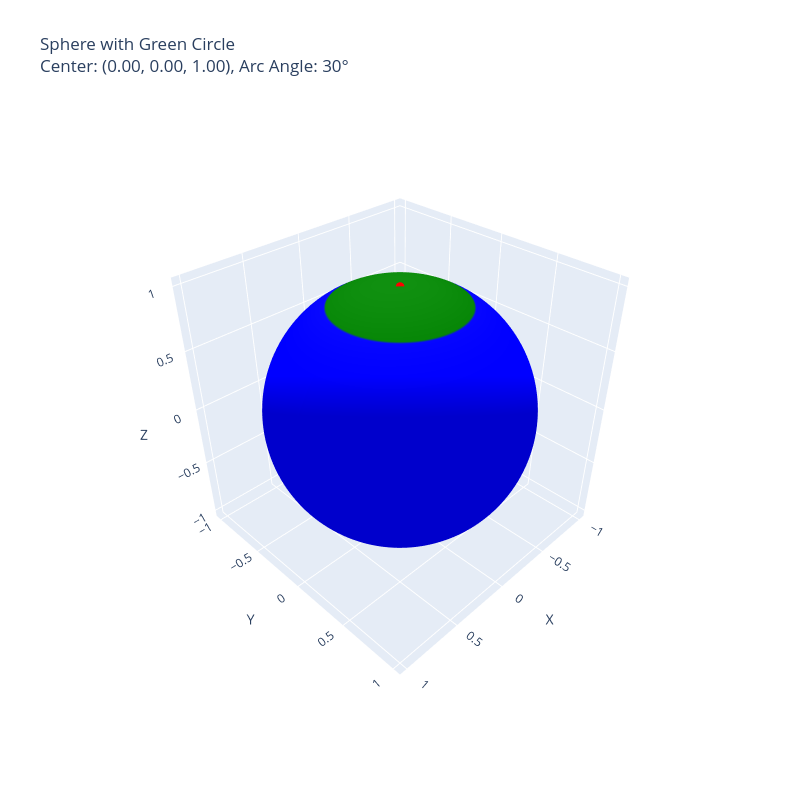
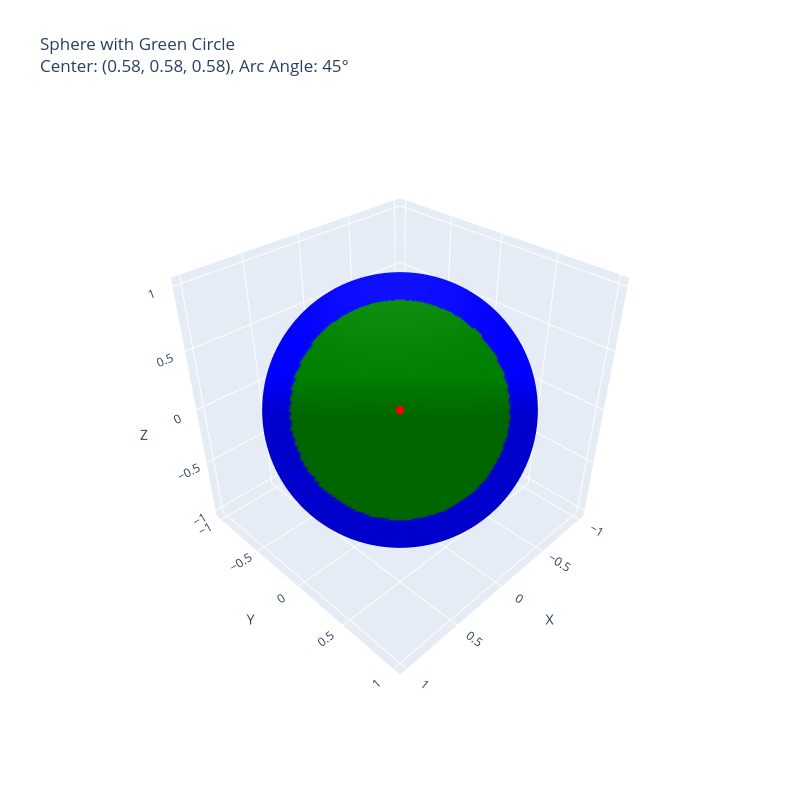
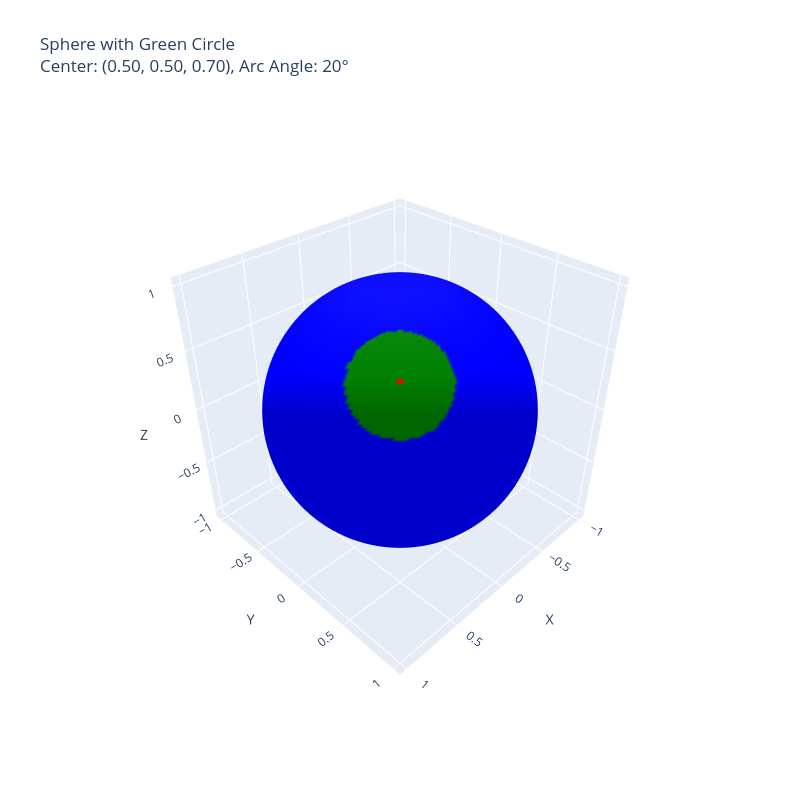

Source (notebook cell) for these figures, in order:
### Code cell
import numpy as np
import plotly.graph_objects as go

def create_sphere_with_circle(center_vector, arc_angle_degrees):
    """
    Create a blue sphere with a green circular region.
    
    Parameters:
    - center_vector: tuple (x, y, z) - unit vector pointing to circle center
    - arc_angle_degrees: float - angular radius of the green circle in degrees
    """
    # Normalize the center vector to ensure it's a unit vector
    center = np.array(center_vector)
    center = center / np.linalg.norm(center)
    
    # Create sphere coordinates
    u = np.linspace(0, 2 * np.pi, 200)
    v = np.linspace(0, np.pi, 200)
    x = np.outer(np.cos(u), np.sin(v))
    y = np.outer(np.sin(u), np.sin(v))
    z = np.outer(np.ones(np.size(u)), np.cos(v))
    
    # Initialize colors - all blue
    colors = np.zeros_like(x)
    
    # Convert arc angle to radians
    arc_angle_rad = np.radians(arc_angle_degrees)
    
    # Calculate angular distance from center point for each point on sphere
    for i in range(x.shape[0]):
        for j in range(x.shape[1]):
            # Current point on sphere
            point = np.array([x[i, j], y[i, j], z[i, j]])
            
            # Calculate angular distance using dot product
            # cos(angle) = dot(v1, v2) for unit vectors
            cos_angle = np.dot(point, center)
            # Clamp to [-1, 1] to avoid numerical errors
            cos_angle = np.clip(cos_angle, -1, 1)
            angle = np.arccos(cos_angle)
            
            # If within the circle radius, color it green (1), else blue (0)
            if angle <= arc_angle_rad:
                colors[i, j] = 1
    
    # Create custom colorscale: 0 = blue, 1 = green
    colorscale = [[0, 'blue'], [1, 'green']]
    
    # Create the 3D surface plot
    fig = go.Figure(data=[go.Surface(
        x=x, y=y, z=z,
        surfacecolor=colors,
        colorscale=colorscale,
        showscale=False,
        cmin=0,
        cmax=1
    )])
    
    # Add a marker at the center point for reference
    fig.add_trace(go.Scatter3d(
        x=[center[0]],
        y=[center[1]],
        z=[center[2]],
        mode='markers',
        marker=dict(size=5, color='red'),
        name='Circle Center'
    ))
    
    # Update layout
    fig.update_layout(
        title=f'Sphere with Green Circle<br>Center: ({center[0]:.2f}, {center[1]:.2f}, {center[2]:.2f}), Arc Angle: {arc_angle_degrees}°',
        scene=dict(
            xaxis_title='X',
            yaxis_title='Y',
            zaxis_title='Z',
            aspectmode='data',
            camera=dict(
                eye=dict(x=1.5, y=1.5, z=1.5)
            )
        ),
        width=800,
        height=800
    )
    
    return fig

# Example usage:
# Center at north pole with 30 degree radius
fig1 = create_sphere_with_circle(center_vector=(0, 0, 1), arc_angle_degrees=30)
fig1.show()

# Example 2: Circle at an angle with 45 degree radius
fig2 = create_sphere_with_circle(center_vector=(1, 1, 1), arc_angle_degrees=45)
fig2.show()

# Example 3: Small circle at different location
fig3 = create_sphere_with_circle(center_vector=(0.5, 0.5, 0.7), arc_angle_degrees=20)
fig3.show()

### Figure 1 — Plotly figure (JSON) as saved in the notebook; plotly's stock layout.template omitted (floating-point values rounded to 4 significant figures; data arrays with more than 128 entries replaced by an {"elided": "..."} marker saying what was removed)
{"data": [{"cmax": 1, "cmin": 0, "colorscale": [[0, "blue"], [1, "green"]], "showscale": false, "surfacecolor": {"elided": "200x200 float values"}, "type": "surface", "x": {"elided": "200x200 float values"}, "y": {"elided": "200x200 float values"}, "z": {"elided": "200x200 float values"}}, {"marker": {"color": "red", "size": 5}, "mode": "markers", "name": "Circle Center", "type": "scatter3d", "x": [0], "y": [0], "z": [1]}], "layout": {"height": 800, "scene": {"aspectmode": "data", "camera": {"eye": {"x": 1.5, "y": 1.5, "z": 1.5}}, "xaxis": {"title": {"text": "X"}}, "yaxis": {"title": {"text": "Y"}}, "zaxis": {"title": {"text": "Z"}}}, "title": {"text": "Sphere with Green Circle<br>Center: (0.00, 0.00, 1.00), Arc Angle: 30°"}, "width": 800}}

### Figure 2 — Plotly figure (JSON) as saved in the notebook; plotly's stock layout.template omitted (floating-point values rounded to 4 significant figures; data arrays with more than 128 entries replaced by an {"elided": "..."} marker saying what was removed)
{"data": [{"cmax": 1, "cmin": 0, "colorscale": [[0, "blue"], [1, "green"]], "showscale": false, "surfacecolor": {"elided": "200x200 float values"}, "type": "surface", "x": {"elided": "200x200 float values"}, "y": {"elided": "200x200 float values"}, "z": {"elided": "200x200 float values"}}, {"marker": {"color": "red", "size": 5}, "mode": "markers", "name": "Circle Center", "type": "scatter3d", "x": [0.5774], "y": [0.5774], "z": [0.5774]}], "layout": {"height": 800, "scene": {"aspectmode": "data", "camera": {"eye": {"x": 1.5, "y": 1.5, "z": 1.5}}, "xaxis": {"title": {"text": "X"}}, "yaxis": {"title": {"text": "Y"}}, "zaxis": {"title": {"text": "Z"}}}, "title": {"text": "Sphere with Green Circle<br>Center: (0.58, 0.58, 0.58), Arc Angle: 45°"}, "width": 800}}

### Figure 3 — Plotly figure (JSON) as saved in the notebook; plotly's stock layout.template omitted (floating-point values rounded to 4 significant figures; data arrays with more than 128 entries replaced by an {"elided": "..."} marker saying what was removed)
{"data": [{"cmax": 1, "cmin": 0, "colorscale": [[0, "blue"], [1, "green"]], "showscale": false, "surfacecolor": {"elided": "200x200 float values"}, "type": "surface", "x": {"elided": "200x200 float values"}, "y": {"elided": "200x200 float values"}, "z": {"elided": "200x200 float values"}}, {"marker": {"color": "red", "size": 5}, "mode": "markers", "name": "Circle Center", "type": "scatter3d", "x": [0.5025], "y": [0.5025], "z": [0.7035]}], "layout": {"height": 800, "scene": {"aspectmode": "data", "camera": {"eye": {"x": 1.5, "y": 1.5, "z": 1.5}}, "xaxis": {"title": {"text": "X"}}, "yaxis": {"title": {"text": "Y"}}, "zaxis": {"title": {"text": "Z"}}}, "title": {"text": "Sphere with Green Circle<br>Center: (0.50, 0.50, 0.70), Arc Angle: 20°"}, "width": 800}}
